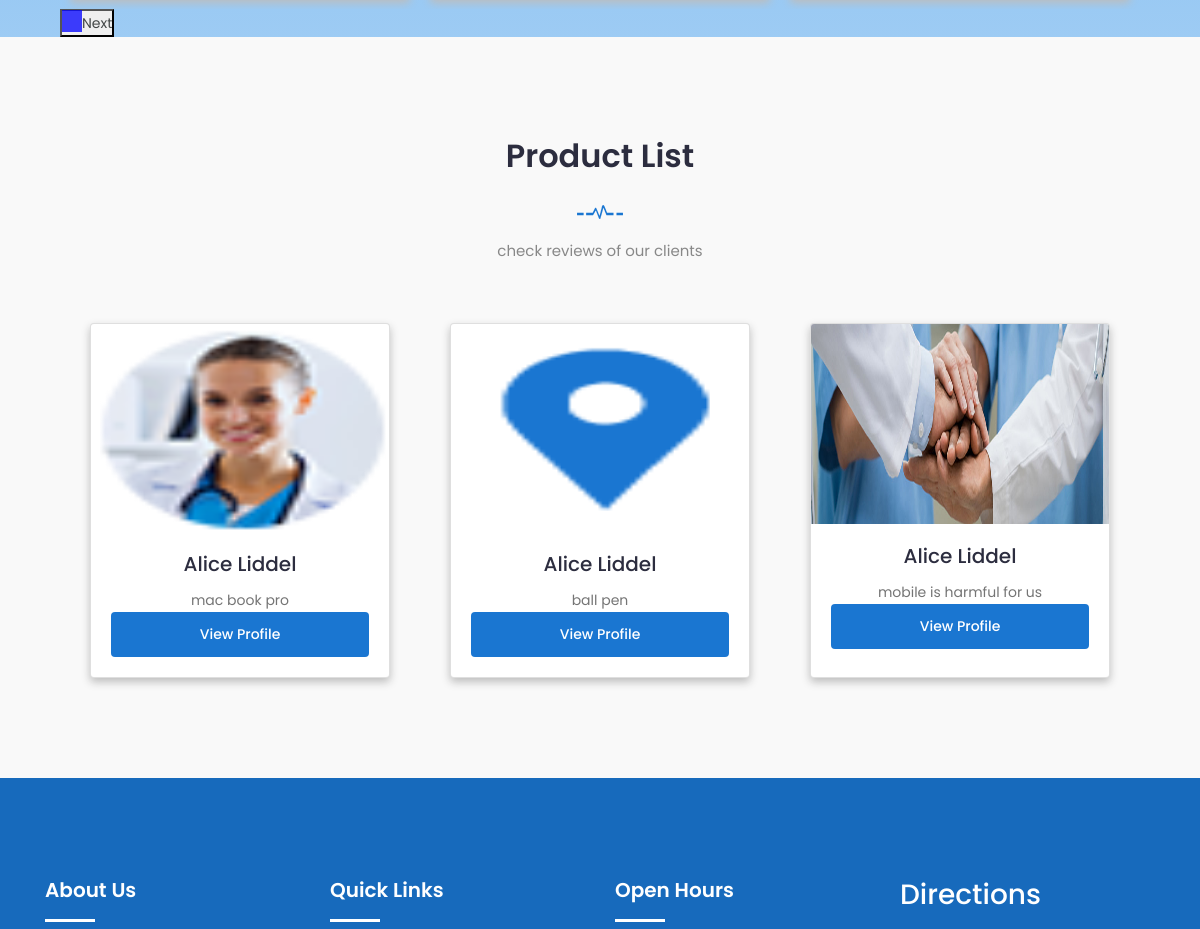
Before: / (middle part) with the older database file.
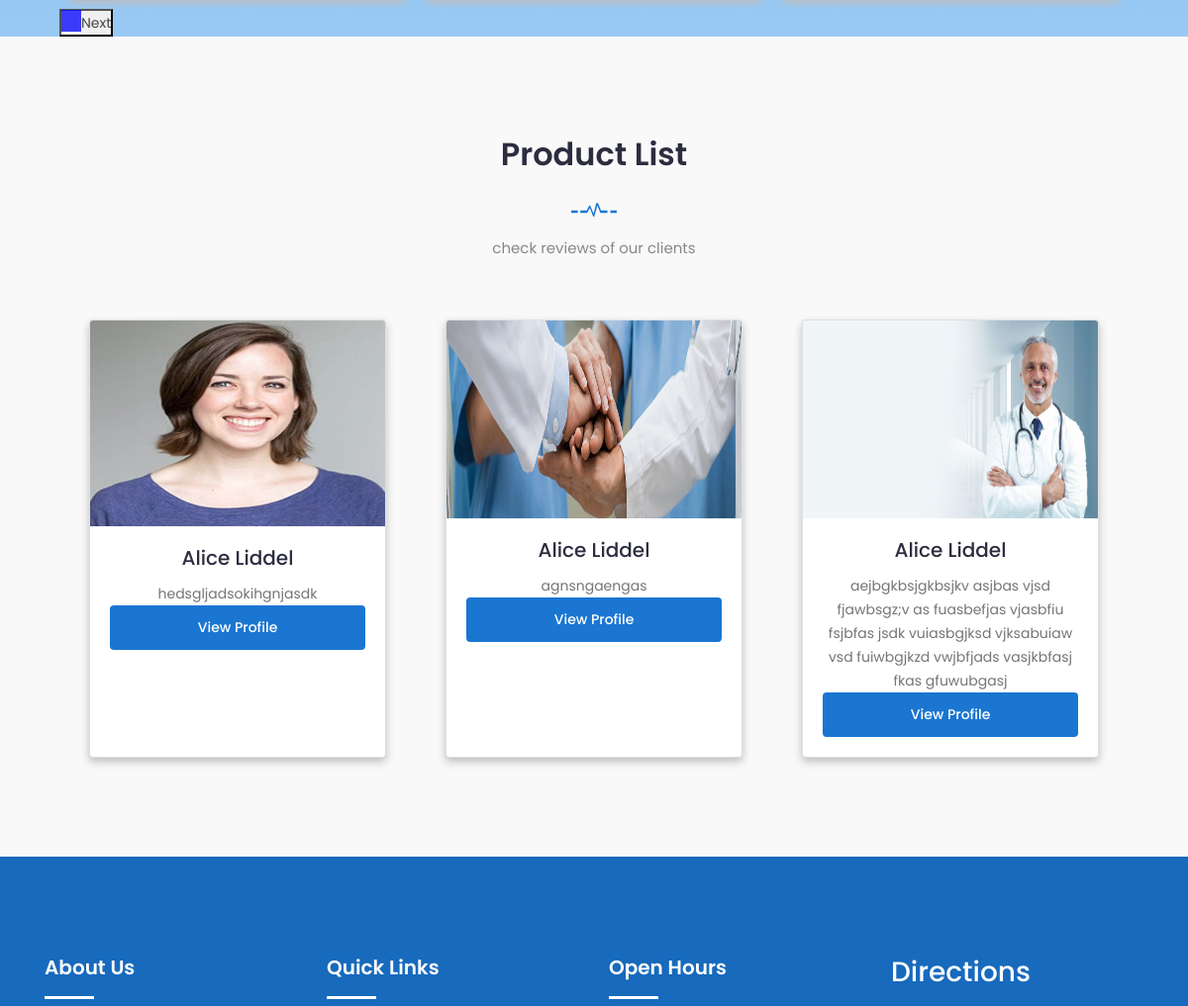
After: the same page with the newer database file.
### account/models.py (models this page shows, shortened)
class Product(models.Model):
   description = models.CharField(max_length = 150)
   images      = models.ImageField(upload_to="product")
   price       = models.IntegerField()
   name        = models.CharField(max_length = 50)

### account/views.py (the view)
# urls.py: 2. Add a URL to urlpatterns:  path('', views.home, name='home')
def home(request):
    home_slider   = HomeSlider.objects.all()
    client_slider = ClientSlider.objects.all()
    product_data  = Product.objects.all()[:3]
    context = {
        "home_slider": home_slider,
        "client_slider":client_slider,
        "product_data": product_data,
    }
    return render(request, "account/index.html", context)

### templates/account/index.html (shortened to what this page needs)
{% extends 'base.html' %}
{% load static %}
{% block content %}
<div class="items">
</div>
	<section class="pricing-table section">
		<div class="container">
			<div class="row">
				<div class="col-lg-12">
					<div class="section-title">
						<h2>Product list</h2>
						<img src="static/img/section-img.png" alt="#">
						<p>check reviews of our clients</p>
					</div>
				</div>
			</div>
			<div class="row" >
				{% for data in product_data  %}
				<div class="card" style="width: 300px; " >
					<img style="    max-width: 100%;
					max-height: 208px;
					min-height: 200px;" src="{{data.images.url}}" class="card-img-top" alt="...">
					<div class="card-body text-center">
						<h5 class="card-title">Alice Liddel</h5>
						<p class="card-text">{{data.description}}</p>
						<a href="#" class="btn btn-primary">View Profile</a>
					</div>
				</div>
				{% endfor %}
			</div>
		</div>
	</section>
	{% include "account/footer.html" %}
	{% endblock content %}

### templates/base.html (shortened to what this page needs)
<!doctype html>
<html class="no-js" lang="zxx">
    <head>
    	{% load static %}
		<link rel="stylesheet" href="{% static 'css/bootstrap.min.css' %}">
		<link rel="stylesheet" href="{% static 'css/nice-select.css' %}">
        <link rel="stylesheet" href="{% static 'css/font-awesome.min.css' %}">
        <link rel="stylesheet" href="{% static 'css/icofont.css' %}">
		<link rel="stylesheet" href="{% static 'css/slicknav.min.css' %}">
        <link rel="stylesheet" href="{% static 'css/owl-carousel.css' %}">
		<link rel="stylesheet" href="{% static 'css/datepicker.css' %}">
        <link rel="stylesheet" href="{% static 'css/animate.min.css' %}">
        <link rel="stylesheet" href="{% static 'css/magnific-popup.css' %}">
        <link rel="stylesheet" href="{% static 'css/normalize.css' %}">
        <link rel="stylesheet" href="{% static 'css/style.css' %}">
		<link rel="stylesheet" href="{% static 'css/responsive.css' %}">
		<link rel="stylesheet" href="{% static 'css/bootstrap-4-navbar' %}">
		<link rel="stylesheet" href="{% static 'css/bootstrap-4-navbar.min.css' %}">
		<link href="https://cdnjs.cloudflare.com/ajax/libs/owl-carousel/1.3.3/owl.carousel.css" rel="stylesheet" />
		<link rel="stylesheet" href="{% static 'css/slick-theme.css' %}">
		<link rel="stylesheet" type="text/css" href="https://cdn.jsdelivr.net/gh/kenwheeler/slick@1.8.1/slick/slick-theme.css" />
		 <link rel="stylesheet" type="text/css" href="https://cdn.jsdelivr.net/npm/slick-carousel@1.8.1/slick/slick.css" />
		 <link rel="stylesheet" type="text/css" href="{% static 'css/jkmegamenu.css' %}" />
		 <link rel="stylesheet" type="text/css" href="{% static 'css/product/product1.css' %}" />
    </head>
    <body>
		{% block content %}
		{% endblock content %}
    </body>
</html>

### templates/account/header.html (shortened to what this page needs)
{% load static %}

### templates/account/footer.html (shortened to what this page needs)
{% load static %}
{% block content %}
<footer id="footer" class="footer ">
	<div class="footer-top">
		<div class="container">
			<div class="row">
				<div class="col-lg-3 col-md-6 col-12">
					<div class="single-footer">
						<h2>About Us</h2>
					</div>
				</div>
				<div class="col-lg-3 col-md-6 col-12">
					<div class="single-footer f-link">
						<h2>Quick Links</h2>
					</div>
				</div>
				<div class="col-lg-3 col-md-6 col-12">
					<div class="single-footer">
						<h2>Open Hours</h2>
					</div>
				</div>
				<div class="col-lg-3 col-md-6 col-12">
					<div class="single-footer">
						<div  id="wrapper-9cd199b9cc5410cd3b1ad21cab2e54d3">
							<h3 style="color: white; ">Directions</h3><br>
						  <a href="https://1map.com/map-embed">AntioneIndustries</a></div>
					</div>
				</div>
			</div>
		</div>
	</div>
</footer>
{% endblock content %}

### static/css/product/product1.css (style rules this page uses)
body { color: #000; overflow-x: hidden; height: 100%; background-image: linear-gradient(180deg, #1E88E5, #fff); background-repeat: no-repeat }
.card { box-shadow: 0px 4px 8px 0px #BDBDBD }

Changed rows visible on the page:
removed Product: images (picture), description "mac book pro"
removed Product: images (picture), description "ball pen"
removed Product: images (picture), description "mobile is harmful for us"
now on this page (row unchanged): Product: images (picture), description "hedsgljadsokihgnjasdk"
added Product: images (picture), description "agnsngaengas"
added Product: images (picture), description "aejbgkbsjgkbsjkv asjbas vjsd fjawbsgz;v as fuasbefjas vjasbfiu fsjbfas jsdk vuiasbgjksd vjksabuiaw vsd fuiwbgjkzd vwjbfjads vasjkbfasj fkas gfuwubgasj"
